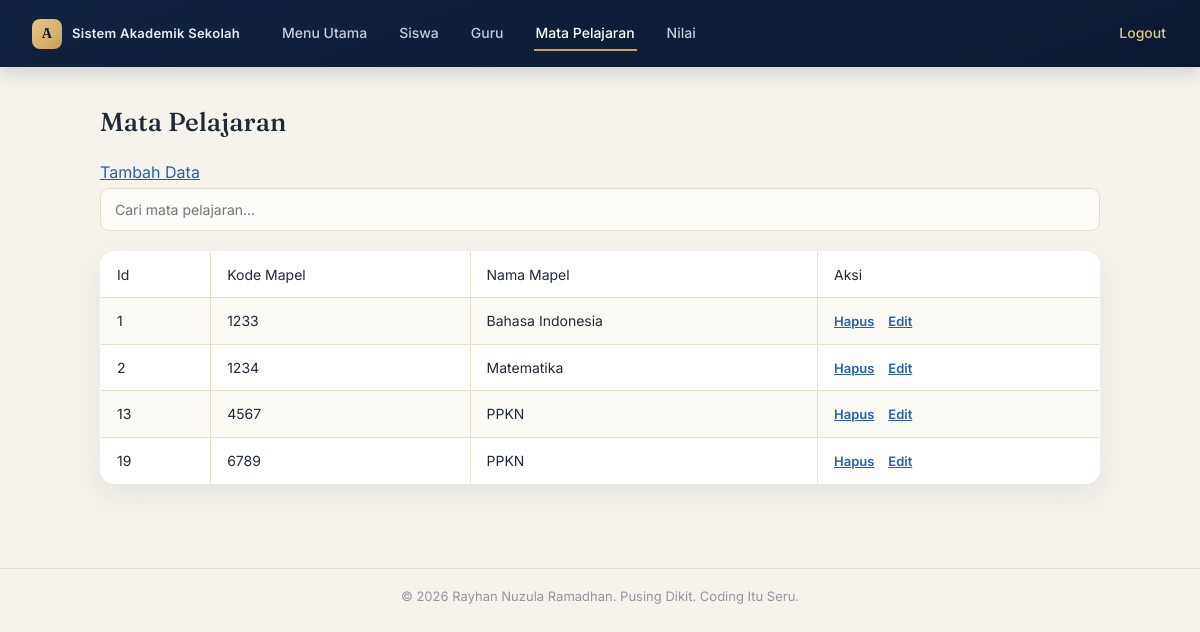
Page /mapel/index.php (signed in) on the committed database.
### tables this page shows
CREATE TABLE `mapel` (
  `id` int(11) NOT NULL,
  `kode_mapel` varchar(10) NOT NULL,
  `nama_mapel` varchar(100) NOT NULL
);

### mapel/index.php (the view, shortened to what this page needs)
<?php
include "koneksi.php";
include "../header.php";
?>
<h1> Mata Pelajaran </h1>
<a href="tambah.php"> Tambah Data </a>
<input type="text" id="searchInput" placeholder="Cari mata pelajaran..." onkeyup="filterTable()" style="margin-bottom:16px;">
<table border="1">
    <tr>
        <td>Id</td>
        <td>Kode Mapel</td>
        <td>Nama Mapel</td>
        <td>Aksi</td>
    </tr>
    <?php
    $query=mysqli_query($koneksi,"select * from mapel");
    while($data=mysqli_fetch_array($query)){
    ?>
    <tr>
        <td><?php echo $data ['id'] ?></td>
        <td><?php echo $data ['kode_mapel'] ?></td>
        <td><?php echo $data ['nama_mapel'] ?></td>
        <td>
            <a href="hapus.php?id=<?php echo $row['id']; ?>" onclick="return confirm('Yakin mau hapus data ini?')">Hapus</a>
            <a href="edit.php?id=<?php echo $data['id'] ?>">Edit</a>
        </td>
    </tr>
    <?php
    }
    ?>
</table>
<?php
include "../footer.php";
?>

### header.php (style rules this page uses)
* { margin:0; padding:0; box-sizing:border-box; }
:root { --navy:#12233F; --navy-deep:#0B1830; --gold:#C9A15B; --gold-light:#E4C888; --paper:#F6F3EC; --ink:#1F2937; --muted:#6B7280; --line:#E4DECC; }
body { font-family: 'Inter', sans-serif; background-color: var(--paper); color: var(--ink); line-height: 1.5; }
h1, h2, h3 { font-family: 'Fraunces', serif; font-weight: 500; color: var(--ink); }
h1 { font-size: 26px; margin-bottom: 18px; }
table { border-collapse: collapse; width: 100%; background: #fff; margin-top: 4px; border-radius: 14px; overflow: hidden; box-shadow: 0 10px 30px rgba(18,35,63,.08); }
table, th, td { border: 1px solid var(--line); }
th, td { padding: 12px 16px; text-align: left; font-size: 14px; }
tr:nth-child(even) td { background: #FBF9F4; }
td a { font-size: 13px; font-weight: 600; margin-right: 10px; }
input[type="text"], input[type="number"], select, textarea { width: 100%; padding: 12px 14px; margin: 4px 0; border: 1.5px solid var(--line); border-radius: 9px; background: #FCFBF8; color: var(--ink); font-family: 'Inter', sans-serif; font-size: 14px; transition: .2s; }
a { color: #2A5DB0; }

### rows in the picture
mapel: id "1", kode_mapel "1233", nama_mapel "Bahasa Indonesia"
mapel: id "2", kode_mapel "1234", nama_mapel "Matematika"
mapel: id "13", kode_mapel "4567", nama_mapel "PPKN"
mapel: id "19", kode_mapel "6789", nama_mapel "PPKN"
